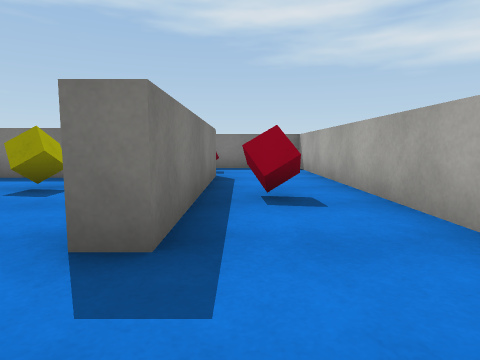
[1] (above)

24 first-person views from a walk through a 3-D level made in the Unity game engine. The camera is 0.62 m above the floor, tilts 6° down and sees 75° across. The floor is counted in squares, 1 m on a side. Each view is taken from the middle of a square. On the plan, view 1 faces up. The plan holds only what a view shows up to about 9 squares ahead; the rest is blank. The player character is not drawn. Surface patterns are stand-ins for the level's own textures.

[2]
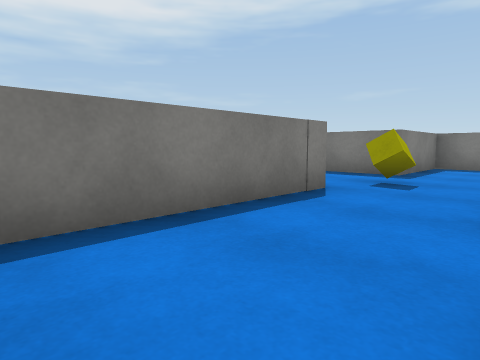

[3]
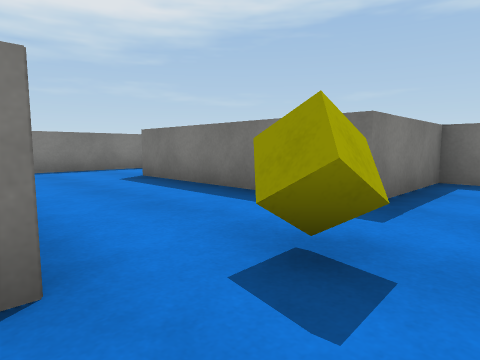

[4]
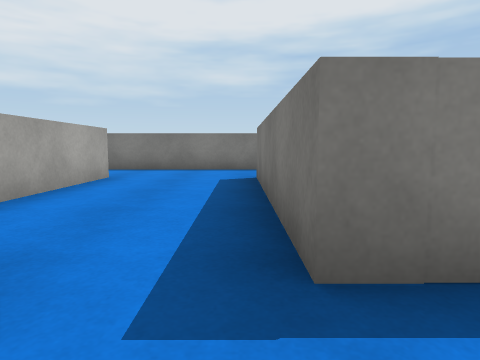

[5]
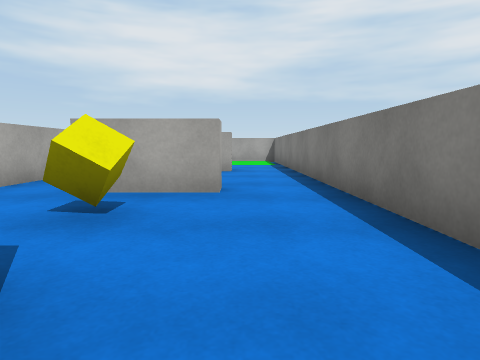

[6]
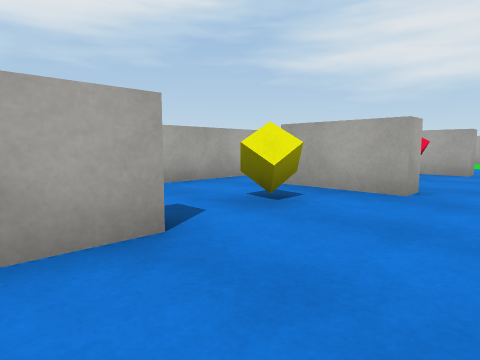

[7]
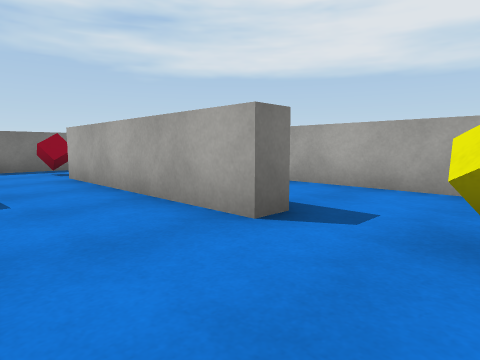

[8]
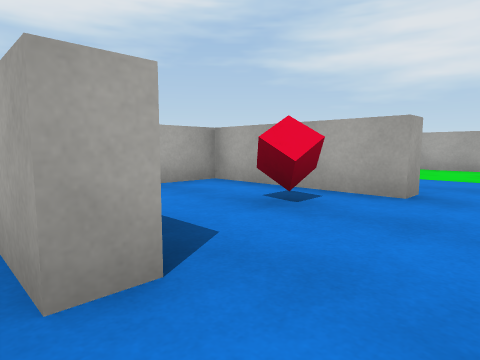

[9]
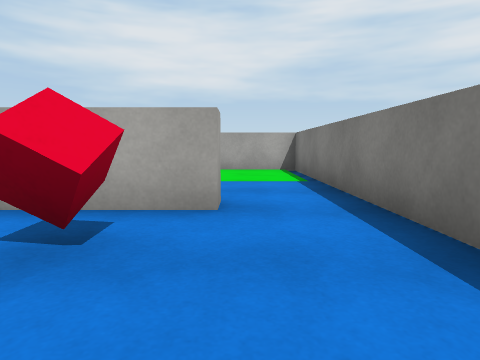

[10]
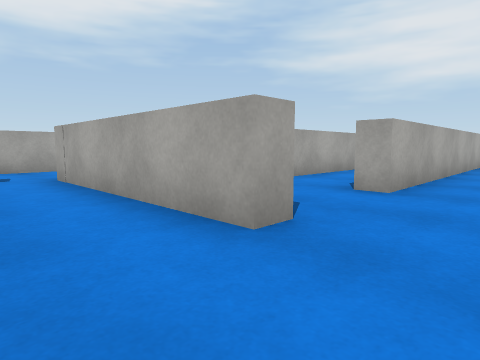

[11]
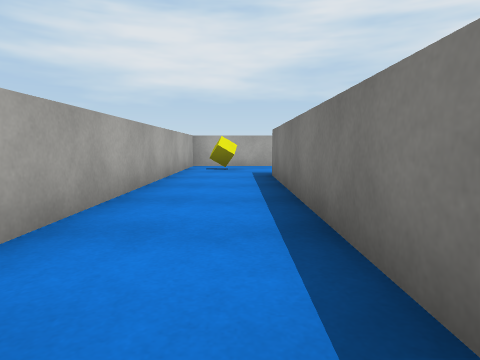

[12]
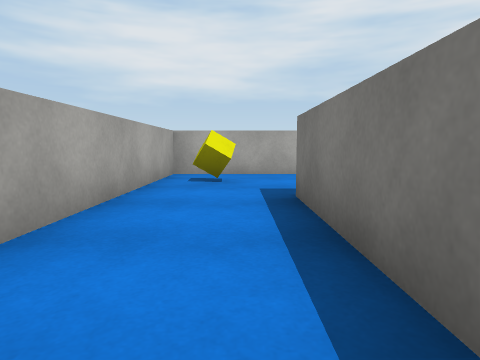

[13]
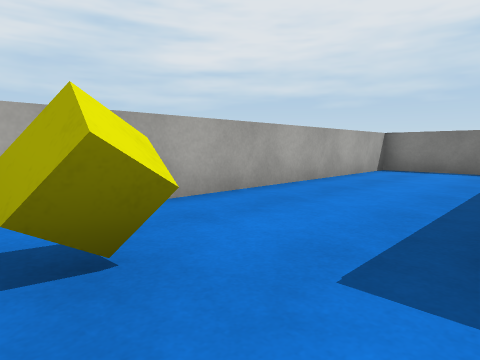

[14]
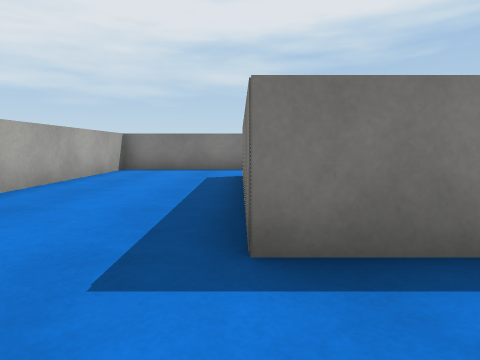

[15]
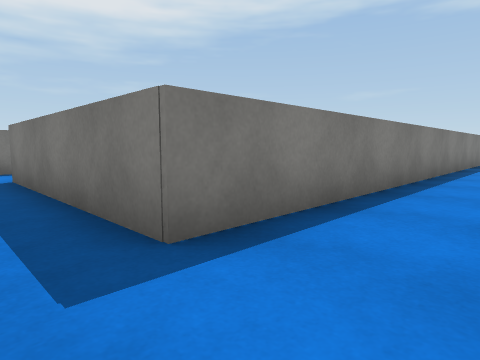

[16]
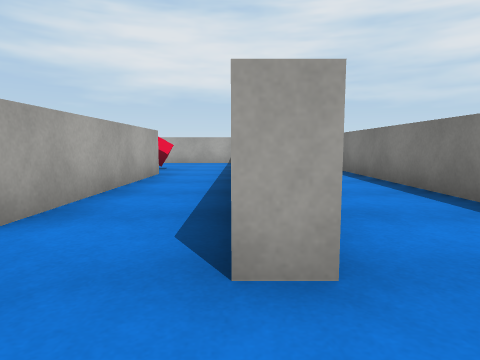

[17]
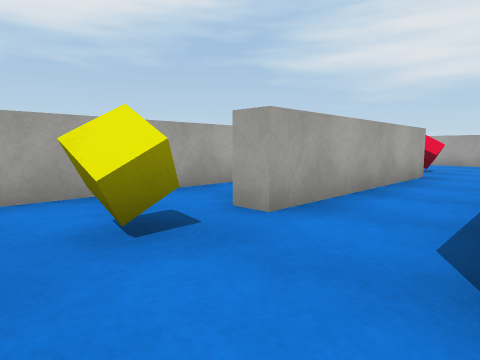

[18]
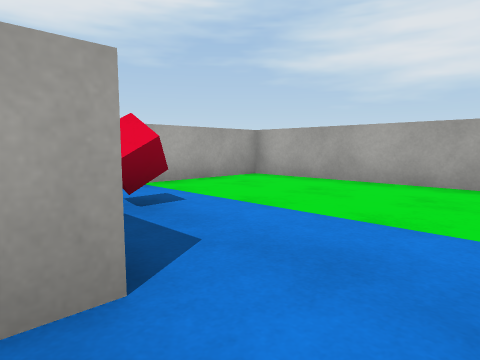

[19]
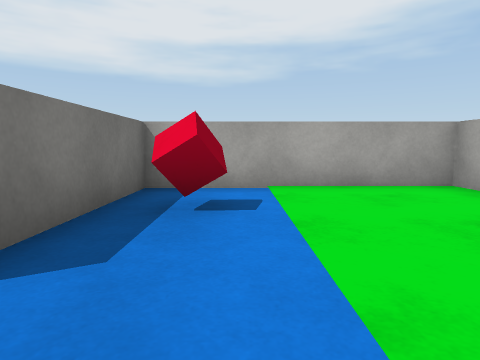

[20]
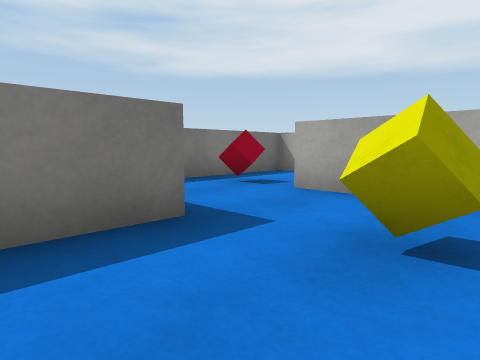

[21]
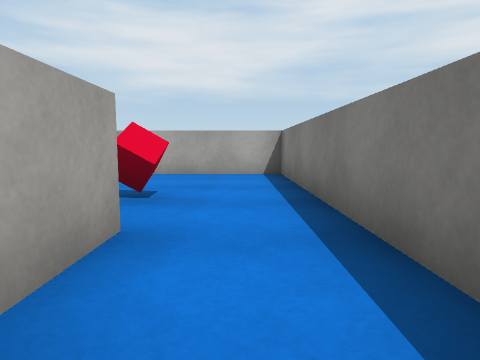

[22]
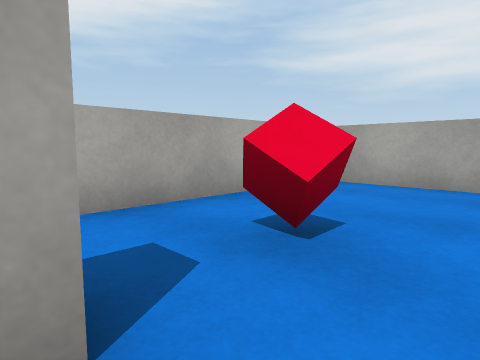

[23]
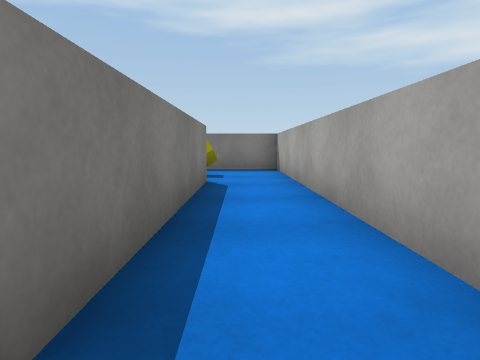

[24]
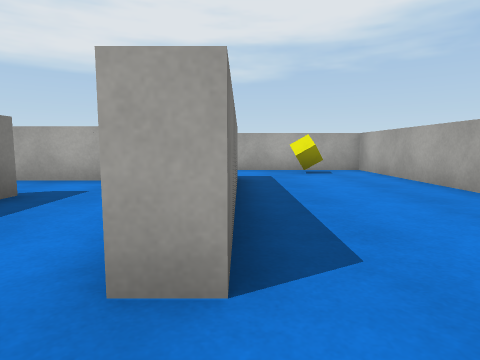

### Floor plan
Key: @ floor where view 1 was taken; # wall or solid block; . main floor; : floor 0.05 m higher than the main floor; C cube; Y yellow cube.
Columns run from 18 left of view 1 to 2 right of it. Each row starts with its distance up from view 1.
 10               #######
  9               #.....#
  8               #..C..#
  7        #..#####.....#
  6        #.........#..#
  5        #.......Y.#..#
  4        #.........#C.#
  3        #..#####..#..#
  2        #......#..#..#
  1        #....Y.#.....#
  0        #..#...#..Y@.#
 -1        #..#.#.#.....#
 -2        #..#.#.#..##.#
 -3       .#..#.#.#.....#
 -4     #..#..#.#.#..C..#
 -5    ....#..#.#.#..####
 -6   ...  #..#...#.....#
 -7 #..#####..#.C.#...C.#
 -8 #.........#...#:::::#
 -9 #.......Y.#...#:::::#
-10 #####################

Positions as (right, up) in squares from view 1, and headings:
1: (0, 0), facing up
2: (-1, -1), facing up-left
3: (-2, 3), facing up-left
4: (-2, 6), facing left
5: (-2, 3), facing down
6: (-3, 3), facing down-right
7: (-3, 0), facing up-right
8: (-3, -1), facing down-right
9: (-2, -2), facing down
10: (-10, 5), facing down-right
11: (-10, 0), facing down
12: (-10, -3), facing down
13: (-9, -7), facing down-left
14: (-9, -7), facing left
15: (-9, -8), facing up-left
16: (-8, 2), facing down
17: (-8, 2), facing down-right
18: (-3, -5), facing down-right
19: (-3, -7), facing right
20: (-5, 4), facing up-right
21: (-7, -3), facing down
22: (-7, -5), facing down-right
23: (-5, -6), facing up
24: (-17, -7), facing right
